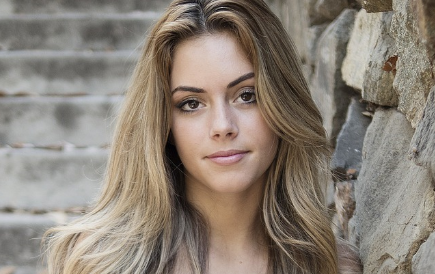
#> input picture eye-detection/eye.png, 435 x 274 px
$ python eye_detection_images.py
#> lines starting #> are read from the running program, lines starting #| are printed output that depends on the picture; after the words box and inside, x2 and y2 are one past the last pixel; in counts of white or black regions, pixels touching at a corner belong together
import cv2

img = cv2.imread("eye.png")
#> img is the input picture: shape (274, 435, 3); mean B, G, R 119.3, 130, 140.1

face_cascade = cv2.CascadeClassifier("frontalface.xml")
eye_cascade = cv2.CascadeClassifier("eye.xml")

gray = cv2.cvtColor(img, cv2.COLOR_BGR2GRAY)
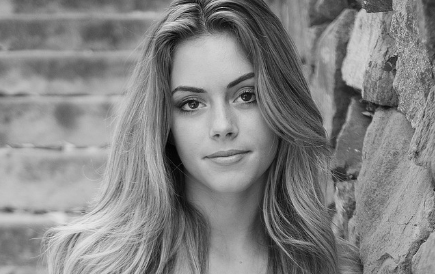
#> gray: shape (274, 435); min 1, max 236, mean 131.8

faces = face_cascade.detectMultiScale(gray)
#> faces = [[152, 47, 138, 138]]

for (x, y, w, h) in faces:
    cv2.rectangle(img, (x, y), (x+w, y+h), (0, 255, 0), 2)

    gray2 = gray[y:y+h, x:x+w]
    img2 = img[y:y+h, x:x+w]

    eyes = eye_cascade.detectMultiScale(gray2)

    for (ex, ey, ew, eh) in eyes:
	    cv2.rectangle(img2, (ex, ey), (ex+ew, ey+eh), (0, 0, 255), 2)
#> this loop made 1 pass
#> (x, y, w, h, eyes) on pass 1: (152, 47, 138, 138, [[74, 32, 35, 35], [21, 40, 35, 35]])
#> pass 1, `gray2 = gray[y:y+h, x:x+w]`:
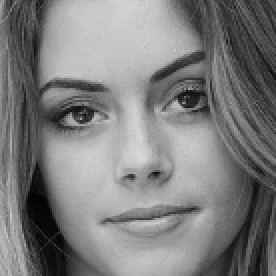
#> gray2: shape (138, 138) (shown 2 times larger); min 1, max 216, mean 125
#> pass 1, `img2 = img[y:y+h, x:x+w]`:
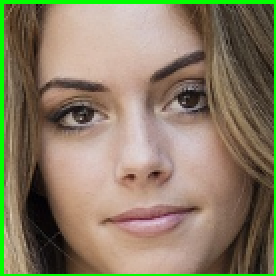
#> img2: shape (138, 138, 3) (shown 2 times larger); mean B, G, R 100.8, 125.6, 137.7
#> after the loop:
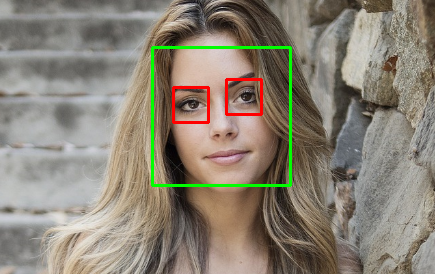
#> img: shape (274, 435, 3); 2.08% of pixels changed, all inside (x1, y1, x2, y2) = (151, 46, 292, 187)
#> after the loop:
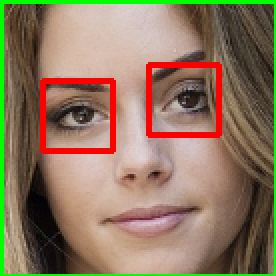
#> img2: shape (138, 138, 3) (shown 2 times larger); 4.37% of pixels changed, all inside (x1, y1, x2, y2) = (20, 31, 111, 77)

cv2.imshow('Eyes Capture', img)

cv2.waitKey(0)
cv2.destroyAllWindows()
